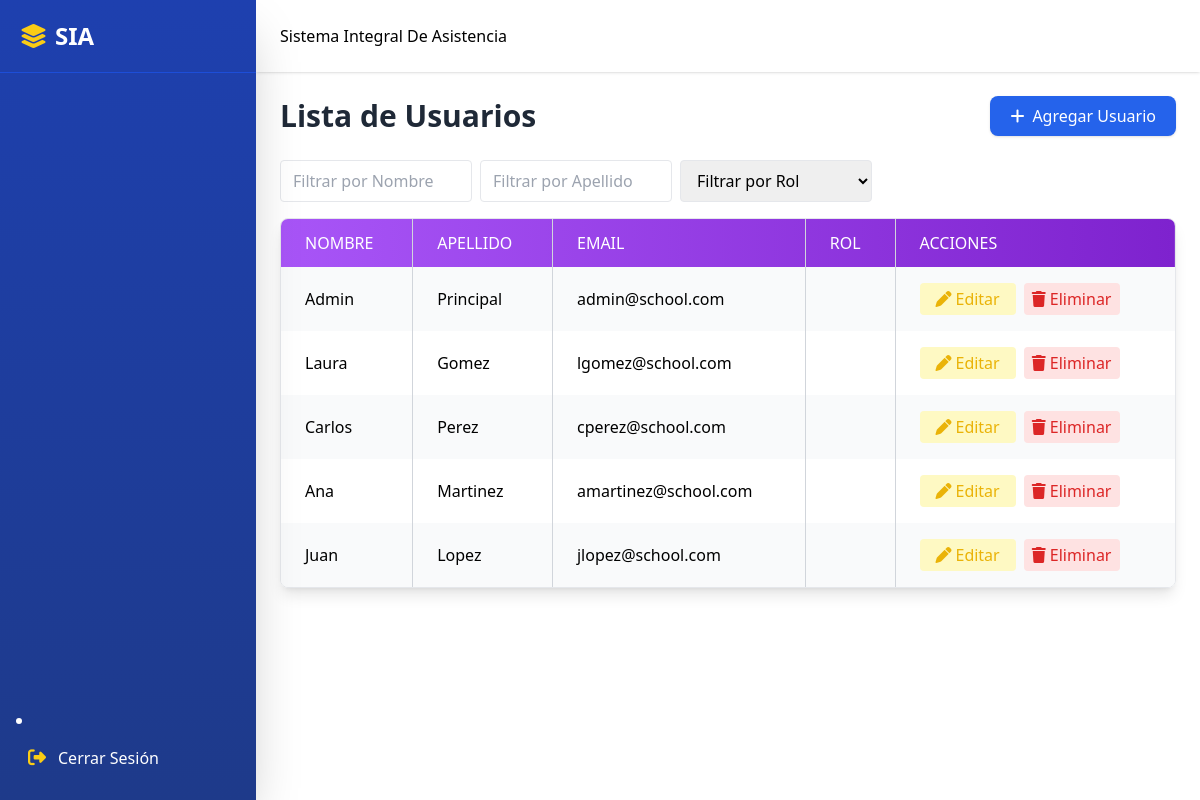
The page /users.php (signed in) on the database as committed earlier.
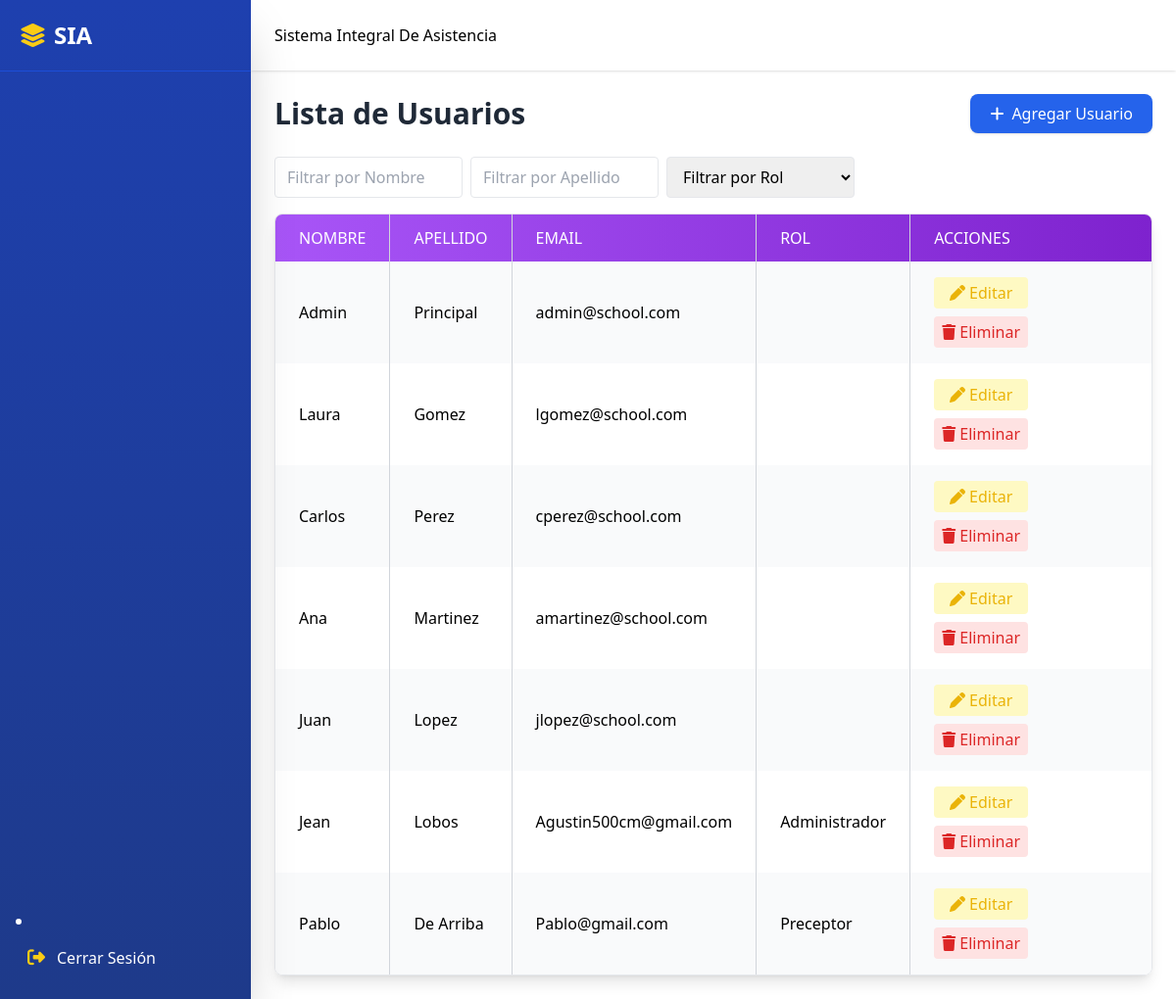
The same page on the database as committed later.
### tables this page shows
CREATE TABLE `users` (
  `user_id` int(11) NOT NULL,
  `first_name` varchar(100) NOT NULL,
  `last_name` varchar(100) NOT NULL,
  `email` varchar(150) NOT NULL,
  `password` varchar(255) NOT NULL,
  `created_at` timestamp NOT NULL DEFAULT current_timestamp(),
  `role_id` int(11) DEFAULT NULL
);

CREATE TABLE `roles` (
  `role_id` int(11) NOT NULL,
  `name` varchar(50) NOT NULL,
  `description` varchar(255) DEFAULT NULL,
  `created_at` timestamp NOT NULL DEFAULT current_timestamp()
);

### users.php (the view, shortened to what this page needs)
<?php
include 'includes/header.php';
include 'includes/sidebar.php';
include 'includes/navbar.php';
include 'includes/conn.php';
?>
<div class="flex-1 md:ml-64 transition-all duration-300">
  <br><br><br>
  <main class="pt-20 p-4 md:p-6">
    <div class="flex flex-col md:flex-row justify-between items-start md:items-center mb-6 gap-3 md:gap-0">
      <h1 class="text-3xl font-bold text-gray-800">Lista de Usuarios</h1>
      <a href="javascript:void(0)" onclick="openModal('addUserModal')" class="inline-flex items-center bg-blue-600 text-white px-5 py-2 rounded-lg shadow hover:bg-blue-700 transition w-full md:w-auto justify-center">
        <i class="fa-solid fa-plus mr-2"></i> Agregar Usuario
      </a>
    </div>
    <div class="flex flex-wrap gap-2 mb-4">
      <input type="text" id="filterName" placeholder="Filtrar por Nombre" class="px-3 py-2 border rounded w-48">
      <input type="text" id="filterLastName" placeholder="Filtrar por Apellido" class="px-3 py-2 border rounded w-48">
      <select id="filterRole" class="px-3 py-2 border rounded w-48">
        <option value="">Filtrar por Rol</option>
      </select>
    </div>
    <div class="overflow-x-auto rounded-lg shadow-lg border border-gray-200">
      <table class="min-w-full border-collapse" id="usersTable">
        <thead class="bg-gradient-to-r from-purple-500 to-purple-700 text-white">
          <tr>
            <th class="px-4 md:px-6 py-3 border-r border-gray-300 text-left font-medium uppercase">Nombre</th>
            <th class="px-4 md:px-6 py-3 border-r border-gray-300 text-left font-medium uppercase">Apellido</th>
            <th class="px-4 md:px-6 py-3 border-r border-gray-300 text-left font-medium uppercase">Email</th>
            <th class="px-4 md:px-6 py-3 border-r border-gray-300 text-left font-medium uppercase">Rol</th>
            <th class="px-4 md:px-6 py-3 text-left font-medium uppercase">Acciones</th>
          </tr>
        </thead>
        <tbody>
          <?php
          try {
              $sql = "SELECT u.user_id, u.first_name, u.last_name, u.email, r.name AS role_name
                      FROM users u
                      LEFT JOIN roles r ON u.role_id = r.role_id
                      ORDER BY u.user_id ASC";
              $stmt = $conn->query($sql);
              $users = $stmt->fetchAll();
              if ($users) {
                  foreach ($users as $i => $user) {
                      $rowClass = $i % 2 === 0 ? 'bg-gray-50' : 'bg-white';
                      echo "<tr class='hover:bg-gray-100 {$rowClass}'>";
                      echo "<td class='px-4 md:px-6 py-4 border-r border-gray-300'>{$user['first_name']}</td>";
                      echo "<td class='px-4 md:px-6 py-4 border-r border-gray-300'>{$user['last_name']}</td>";
                      echo "<td class='px-4 md:px-6 py-4 border-r border-gray-300'>{$user['email']}</td>";
                      echo "<td class='px-4 md:px-6 py-4 border-r border-gray-300'>{$user['role_name']}</td>";
                      echo "<td class='px-4 md:px-6 py-4 flex flex-wrap gap-2'>";
                      echo "<a href='javascript:void(0)' onclick='openEditModalUser(".json_encode($user).")' class='text-yellow-500 hover:text-yellow-700 bg-yellow-100 px-3 py-1 rounded flex items-center justify-center w-24'>
                              <i class='fa-solid fa-pen mr-1'></i>Editar
                            </a>";
                      echo "<a href='users_back/delete_user.php?id={$user['user_id']}' class='text-red-600 hover:text-red-800 bg-red-100 px-3 py-1 rounded flex items-center justify-center w-24' onclick=\"return confirm('¿Estás seguro de eliminar este usuario?')\">
                              <i class='fa-solid fa-trash mr-1'></i>Eliminar
                            </a>";
                      echo "</td>";
                      echo "</tr>";
                  }
              } else {
                  echo "<tr><td colspan='6' class='px-4 md:px-6 py-4 text-center text-gray-500'>No hay usuarios registrados</td></tr>";
              }
          } catch (PDOException $e) {
              echo "<tr><td colspan='6' class='px-4 md:px-6 py-4 text-center text-red-600'>Error: {$e->getMessage()}</td></tr>";
          }
          ?>
        </tbody>
      </table>
    </div>
  </main>
</div>

### includes/header.php (shortened to what this page needs)
<!DOCTYPE html>
<html lang="es">
<head>
  <script src="https://cdn.tailwindcss.com" defer></script>
  <link rel="stylesheet" href="https://cdn.jsdelivr.net/npm/swiper@11/swiper-bundle.min.css"/>
  <link rel="stylesheet" href="https://cdnjs.cloudflare.com/ajax/libs/font-awesome/6.5.2/css/all.min.css"/>
</head>
<body class="flex">

### includes/sidebar.php (shortened to what this page needs)
<aside id="sidebar" class="fixed top-0 left-0 h-screen w-64 bg-gradient-to-b from-blue-800 to-blue-900 text-white shadow-2xl flex flex-col transform -translate-x-full md:translate-x-0 transition-transform duration-300 ease-in-out z-50">
  <div class="p-5 text-2xl font-bold border-b border-blue-700 flex justify-between items-center">
    <span class="flex items-center"><i class="fas fa-layer-group mr-2 text-yellow-400"></i> SIA</span>
  </div>
  <nav class="flex-1 p-4 overflow-y-auto">
  </nav>
  <li class="mt-6 mb-4 px-4">
    <a href="logout.php" class="flex items-center p-3 rounded-lg hover:bg-red-600 transition-all relative">
      <i class="fas fa-sign-out-alt mr-3 text-lg text-yellow-400"></i>
      <span class="font-medium">Cerrar Sesión</span>
    </a>
  </li>
</aside>

### includes/navbar.php (shortened to what this page needs)
<header class="fixed top-0 left-0 md:left-64 right-0 bg-white shadow flex justify-between items-center p-6 z-30 transition-all duration-300">
  <div class="flex items-center space-x-4">
    <div class="flex items-center space-x-2">
      <span class="font-medium">Sistema Integral De Asistencia</span>
    </div>
  </div>
</header>

Rows that differ between the two databases and show on the page:
added users: first_name "Jean", last_name "Lobos", email "Agustin500cm@gmail.com", role.name "Administrador"
added users: first_name "Pablo", last_name "De Arriba", email "Pablo@gmail.com", role.name "Preceptor"
